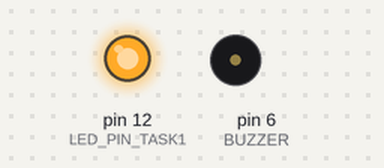
Recording of a sketch running on a simulated Arduino Leonardo, built for the host (arithmetic inside an expression is 32-bit, double 64-bit). On the bench: output pins drawn as LEDs (lit = HIGH), buzzer (waves = sounding, pin HIGH).

Above: at 0.2 s.
At 2.8 s:
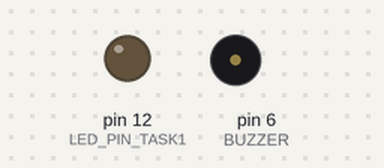
Timing chart, 0 to 4.6 s (numbered marks = the images above):
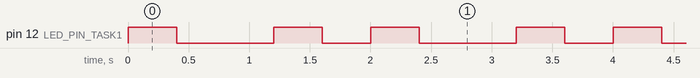

Measured:
- by itself, pin 12 (LED_PIN_TASK1): repeats every 2.0 s: LOW 0.80 s, HIGH 0.40 s, LOW 0.40 s, HIGH 0.40 s
- by itself, everything shown: repeats every 2.0 s, in 4 steps

The sketch:

demo2_SRRI_T1_T2.ino
```cpp
/*
This code demonstrates an SRRI Scheduler
for Task 1 (flashing external LED) and Task 2 (playing Mario theme song)
*/

#define CLK_FREQ 16000000 // Define the clock frequency for timer calculations, 16 MHz for Arduino Mega.
#define CLK_SCALE 1024    // Prescaler value for Timer 1, used to scale down the clock frequency.

#define LED_PIN_TASK1 12
#define BUZZER 6

#define prescaler 8

#define E 659 //Hz
#define C 523 //Hz
#define G 784 //Hz
#define g 392 //Hz
#define R 0   //Rest, play no sound

int melody[] = {R, E, R, E, R, R, E, R, R, C, R, E, R, R, G, R, R, R, R, R, g, R};

// Define task and system states.
#define PENDING 0  // Status flag indicating that an ISR (Interrupt Service Routine) cycle is pending.
#define DONE 1     // Status flag indicating that an ISR cycle is complete.
#define RUNNING 0  // Task state indicating it is currently being executed.
#define READY 1    // Task state indicating it is ready to be executed.
#define SLEEPING 2    // Task state indicating it is currently sleeping (not executing).
#define N_MAX_TASKS 10 // Maximum number of tasks that can be scheduled in the taskArray.

/*******************  Prototypes for Demo 2 functions  ********************/
void (*taskScheduler[N_MAX_TASKS])();                 // Array of function pointers to tasks.
void schedule_sync();                                 // Synchronizes the task scheduler
void sleep_474(int t);                                // Set the current task's state to SLEEP and assign a sleeptime.
void task2();                                         // plays song, rest, then repeat
void task2_2(int freq);                               // plays a song (Mario theme song)
void task2_1(int freq);                               // plays a tone
void task1();                                      // flashing external LED

// initializing arrays for ISR use
int taskSleep[N_MAX_TASKS];              // initializing arrays for sleeping tasks
int taskState[N_MAX_TASKS];              // initializing arrays for task state

volatile int sFlag;                      // Volatile flag used by ISR to signal the main loop about ISR cycle completion.
int task_index;                          // Index of the current task being processed in the loop.

// Variables to control Task 2
int counter = 0;
unsigned long start = 0;
unsigned long temp = 0;

void setup() {
  // Initialize external LED
  pinMode(LED_PIN_TASK1, OUTPUT);

  // Initialize passive buzzer
  pinMode(BUZZER, OUTPUT);

  // Setup timer
  TCCR4B = 0;
  TCCR4A = 0;
  TCCR4B |= (1 << WGM42) | (1 << CS41);    // set to CTC mode and prescaler 8
  TCCR4A |= (1 << COM4A0);                // toggle (buzzer) pin when TIMER4_ON_BIT reaches MAX

  // Timer 1 configuration for system timing/interrupts.
  OCR1A = CLK_FREQ / (500 * 2 * CLK_SCALE) - 1; // Calculate compare match value for a 2ms period.
  TCCR1B = (1<<WGM12) | (1<<CS10) | (1<<CS12); // Set Timer 1 to CTC mode with a prescaler of 1024.
  TIMSK1 |= (1<<OCIE1A); // Enable Timer 1 Compare Match A Interrupt.

  sei(); // Enable global interrupts for ISR handling.

  // Initialize task management variables and setup initial task states and sleep times.
  task_index = 0; // Start processing tasks from the beginning of the taskArray.
  sFlag = PENDING; // Initial ISR cycle status set to pending.

  // Setup taskArray with specific tasks, their initial sleep times, and states.
  int j = 0; // Task array index for initialization.
  // task1 and task2 is initially set to READY to start execution without delay.
  taskScheduler[j] = &task1; taskSleep[j] = 0; taskState[j] = READY; j++;
  taskScheduler[j] = &task2; taskSleep[j] = 0; taskState[j] = READY; j++;
  // taskScheduler[j] = &task2_off; taskSleep[j] = 250; taskState[j] = SLEEP; j++;
  // // schedule_sync is always READY to adjust task states and sleep times based on the ISR signal.
  taskScheduler[j] = &schedule_sync; taskSleep[j] = 0; taskState[j] = READY; j++;
  taskScheduler[j] = NULL; // Mark the end of task initialization with a NULL pointer.

}

// ISR for Timer 0 Compare Match A, triggered every 2ms based on timer setup.
ISR(TIMER1_COMPA_vect) {
  sFlag = DONE; // Signal that the ISR cycle is complete, allowing schedule_sync to update tasks.
}

void loop() {
  // Main loop cycles through tasks, checking their state and executing READY tasks.
  if (taskState[task_index] == READY) {
    taskState[task_index] = RUNNING;
    (*taskScheduler[task_index])(); // Execute the current READY task.
  }
  task_index++; // Move to the next task in the array.
  // Reset task_index to cycle through tasks continuously.
  if (task_index >= N_MAX_TASKS || taskScheduler[task_index] == NULL) task_index = 0;
}

void schedule_sync() {
  // Wait for ISR to signal that the current cycle is done.
  while (sFlag != DONE) {}
  for (int i = 0; taskScheduler[i] != NULL; i++) {
    // Decrement sleeptime for SLEEPING tasks and update their state to READY if sleeptime has elapsed.
    taskSleep[i] -= 2; // Each cycle represents a 2ms decrement.
    if (taskSleep[i] <= 0) {
      taskSleep[i] = 0;
      taskState[i] = READY; // Task is now READY for execution.
    }
  }
  task_index = -1; // Reset task_index for the next round, ensuring the first task is processed next.
  sFlag = PENDING; // Reset sFlag for the next ISR cycle.
}

void sleep_474(int t) {
  // Set the current task's state to SLEEPING and assign a sleeptime.
  taskState[task_index] = SLEEPING;
  taskSleep[task_index] = t;
}

// Play song for 2.1 seconds, rest for 4 seconds, repeat
void task2() {
  // Play the song
  if (counter < (sizeof(melody) / sizeof(melody[0]))) {
    task2_2(melody[counter]);
  }
  // Else, SLEEP for 4 sec, reset counter and timestamp
  else {
    sleep_474(480); // sleep for 4 sec
    counter = 0;
  }

}

// Play each note in the array. Will result in playing the whole song
void task2_2(int freq) {
  if (millis() - temp > 100) {
    counter++;
    temp = millis();
  } else {
    task2_1(melody[counter]);
  }
}

// Play a tone given a frequency
void task2_1(int freq) {
  if (freq == 0) {
    OCR4A = 0;
  } else {
    OCR4A = F_CPU / (2 * prescaler * freq);
  }
}

void task1() {
  if (millis() % 1000 < 250) {
    digitalWrite(LED_PIN_TASK1, HIGH);
  } else {
    digitalWrite(LED_PIN_TASK1, LOW);
  }
}
```
